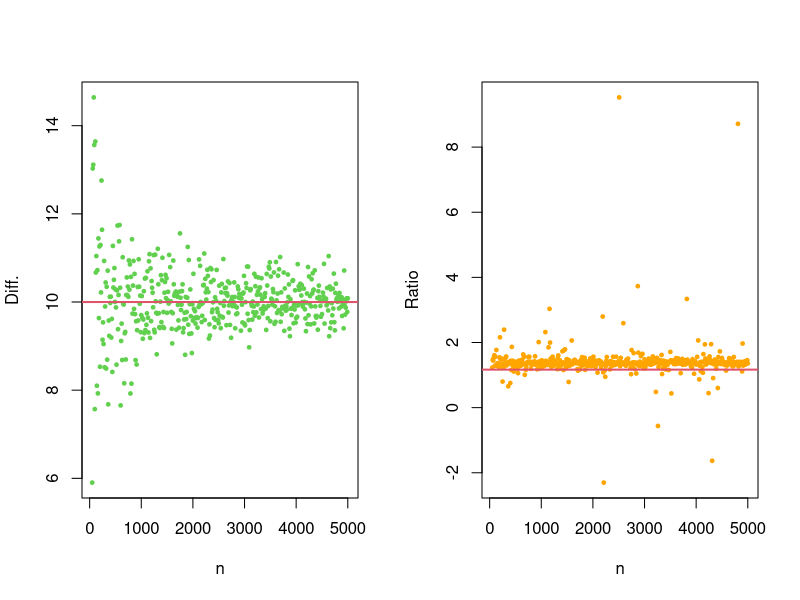

Write R code to recreate this figure.
pdf("images/chapter_4/LLN_Cauchy.pdf", width = 8, height=4)
n <- seq(50, 5000, by=10)
set.seed(59112)
allDiffs <- rep(0, length(n))
allRatios <- rep(0, length(n))
for (i in 1:length(n)) {
  sA <- rnorm(n[i], 70, 10)  # (@\wingding{1}@)
  sB <- rnorm(n[i], 60, 20)  # (@\wingding{2}@)
  dAB <- sA - sB             # (@\wingding{3}@)
  rAB <- sA / sB             # (@\wingding{4}@)
  allDiffs[i] <- mean(dAB)   # (@\wingding{5}@)
  allRatios[i] <- mean(rAB)  # (@\wingding{6}@)
}
par(mfrow=c(1, 2))
plot(n, allDiffs, pch=19, col=3, xlab="n", ylab="Diff.", cex=0.5)
abline(h=10, col=2, lwd=2)
plot(n, allRatios, pch=19, col="orange", xlab="n", ylab="Ratio", cex=0.5)
abline(h=70/60, col=2, lwd=2)
par(mfrow=c(1, 1))
dev.off()